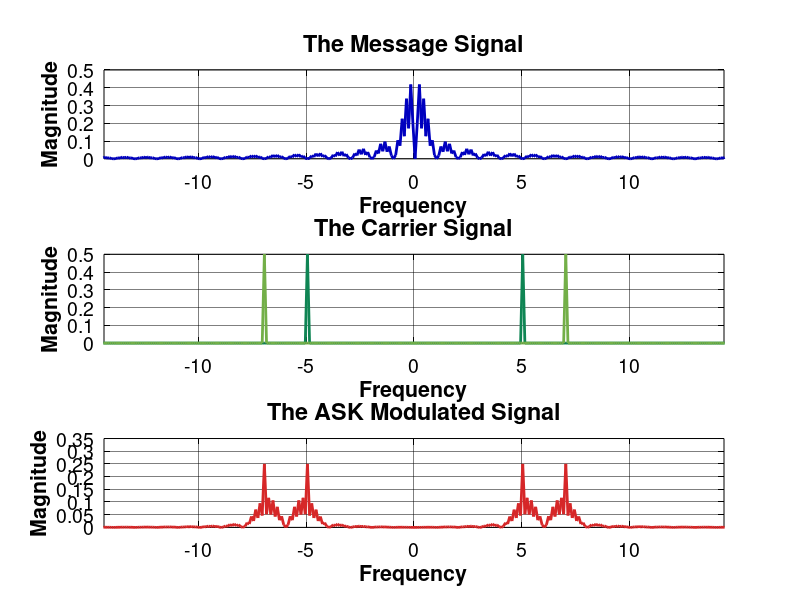
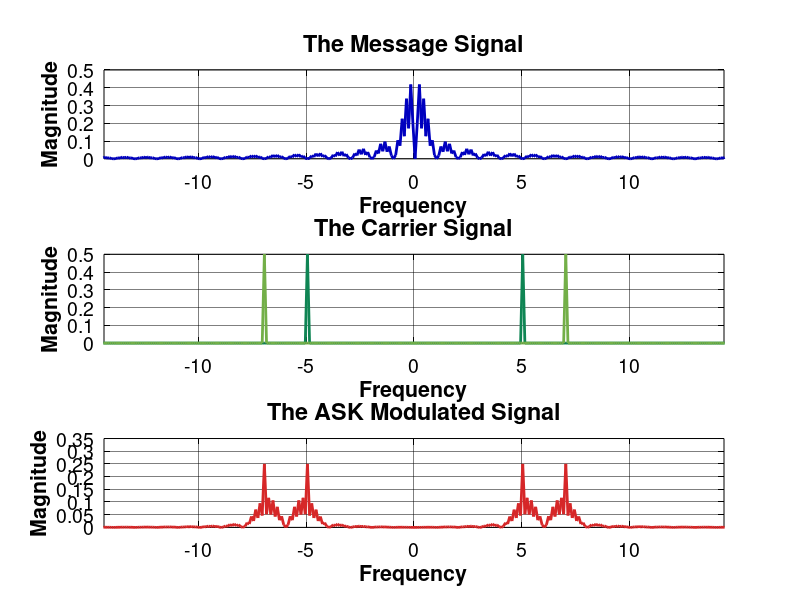
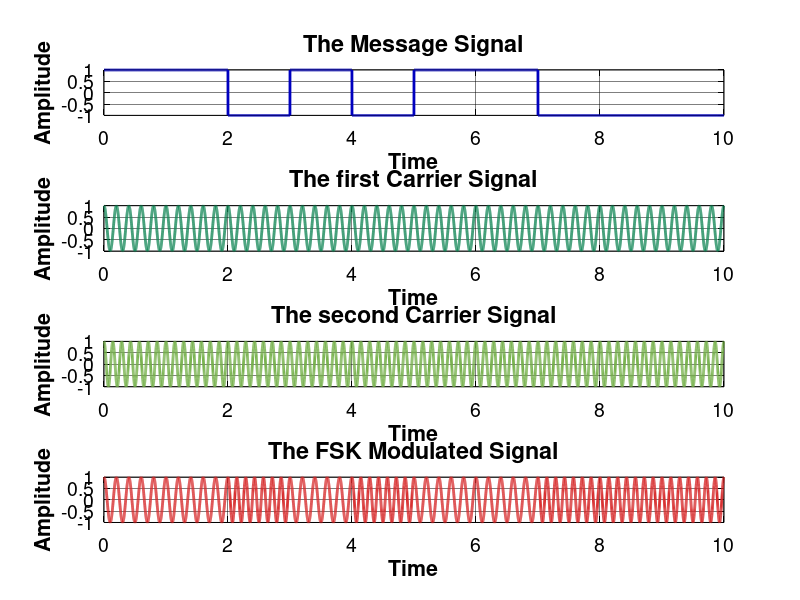
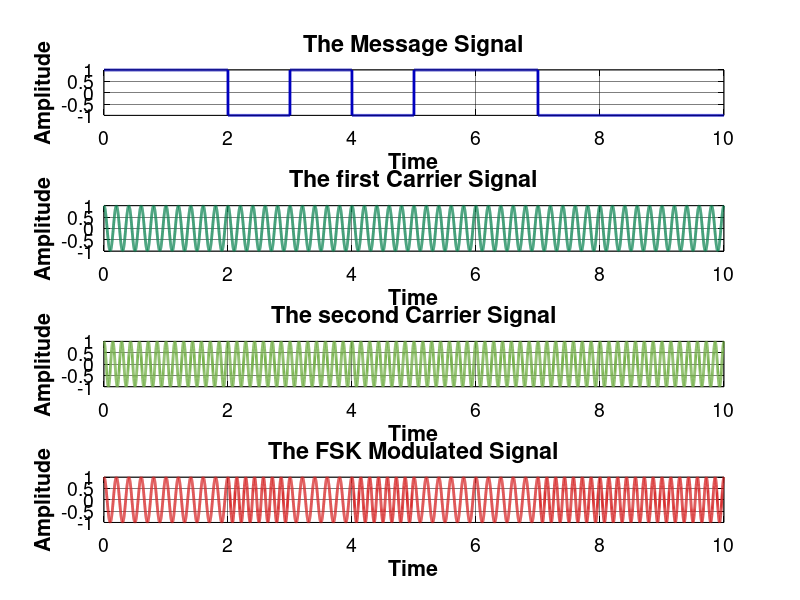

Here is the MATLAB script that generated these plots, in order:
%%%%%%%%%%%%%%%%%%%%%%%%%%%%%%%%%%%%%%%%%%%%%%%%%%%%%%%%%%%%%%%%
%         Illustrating Chapter 9 Digital Modulation :          %
%                                 FSK Modulation               %
%                                                              %
%        Book : Analog & Digital Communication Systems         %
%                   By: Dr.Farnaz Ghassemi                     %
%                          Chapter 9                           %
%                                                              %
%                                                              %
%   Version.1:             03/10/27---Dr.Ghassemi              %
%%%%%%%%%%%%%%%%%%%%%%%%%%%%%%%%%%%%%%%%%%%%%%%%%%%%%%%%%%%%%%%%
close all;
clear all;
clc;
colors=[0,0,0;                       %1-Black
        0,0,0.75;                    %2-Blue
        214/255,39/255,40/255;       %3-Red
        15/255,133/255,84/255;       %4-Green
        118/255,78/255,159/255;      %5-Purple
        225/255,124/255,5/255;       %6-Orange
        56/255,166/255,165/255;      %7-Light Blue
        204/255,80/255,62/255;       %8-Light Red
        115/255,175/255,72/255;      %9-Light Green
        237/255,173/255,8/255;       %10-Light Orange
        148/255,52/255,110/255;      %11-Light Purple
        70/255,0,114/255;            %12-Dark Blue
        0,0.5,0.25                   %13-Green
        ];
grayColor = [0.5, 0.5, 0.5];
marks={'-';'--';':';'-.'};

% Set Text Font
set(0, 'DefaultTextFontName', 'Helvetica', 'DefaultTextFontSize', 18, 'DefaultTextFontWeight', 'bold', 'DefaultTextColor', 'black');

% Set default properties for titles, labels, and axes
set(groot, 'DefaultAxesFontName', 'Helvetica'); % Default font for axes
set(groot, 'DefaultAxesFontSize', 12); % Default font size for axes
set(groot, 'DefaultAxesTitleFontWeight', 'bold'); % Default title weight (optional)

% Set default properties for title font specifically
set(groot, 'DefaultAxesTitleFontSizeMultiplier', 1.2); % Adjust title font size relative to axes font size
set(groot, 'DefaultTextFontName', 'Helvetica'); % Default font for text objects

% Set default properties for all axes
set(groot, 'DefaultAxesFontSize', 14); % Set font size for all axes' tick labels
set(groot, 'DefaultAxesFontName', 'Helvetica'); % Set font for all axes' tick labels
%set(groot, 'DefaultAxesFontWeight', 'bold'); % Set font weight for all axes' tick labels
set(groot, 'DefaultAxesXColor', 'black'); % Set X-axis color
set(groot, 'DefaultAxesYColor', 'black'); % Set Y-axis color

% Set default properties for axes
set(groot, 'DefaultAxesGridLineStyle', '-'); % Default grid line style
set(groot, 'DefaultAxesGridColor', [0 0 0]); % Default grid color (black)
set(groot, 'DefaultAxesGridAlpha', 0.5); % Default grid opacity (fully opaque)
set(groot, 'DefaultAxesLineWidth', 0.5); % Default axes line width (affects grid lines too)

% Box Style for Axe
set(groot, 'DefaultAxesBox', 'on'); % Default: 'on' means axes have a box

%%%%%%%%%%%%%%%%%%%%%%%%%%%%%%%%%%%%%%%%%%%%%%%%%%%%%%%%%%%%%%%%%%%%%%%%%%%
%                              DSB Modulation                                      %
%%%%%%%%%%%%%%%%%%%%%%%%%%%%%%%%%%%%%%%%%%%%%%%%%%%%%%%%%%%%%%%%%%%%%%%%%%%

t0=10;                               	% signal duration
ts=0.001;                            	% sampling interval
fs=1/ts;                             	% sampling frequency
t=[0:ts:t0-ts];                         % time vector
df=0.2;                              	% required frequency resolution



% message signal

p=[1 1 0 1 0 1 1 0 0 0];                % Message signal
m=[];
for i=1: length(p)
    m=[m,p(i)*ones(1,fs)];
end
m_n=m;%(m-mean(m))/max(abs(m));            % normalized message signal
M = fftshift(fft(m_n) / length(m_n));   % Fourier transform 
f = linspace(-fs/2, fs/2, length(M));	% frequency vector



% carrier signal
fc1=5;                              	% carrier frequency
c1=cos(2*pi*fc1.*t);                   	% carrier signal
C1 = fftshift(fft(c1) / length(c1));       % Fourier transform 

fc2=7;                              	% carrier frequency
c2=cos(2*pi*fc2.*t);                   	% carrier signal
C2 = fftshift(fft(c2) / length(c2));       % Fourier transform 

% DSB Modulated signal
u=[];
for i=1:length(p)
    if p(i)==1
        u=[u,ones(1,fs).*c1(1:fs)];                       % DSB Modulated signal
    else
        u=[u,ones(1,fs).*c2(1:fs)];                       % DSB Modulated signal
    end
end
U = fftshift(fft(u) / length(u));      % Fourier transform 

%%%%%%%%%%%%%%%%%%%%%%%%%%%%%%%%%%%%%%%%%%%%%%%%%%%%%%%%%%%%%%%%%%%%%%%%%%%
%                            Plot Figures                                 %
%%%%%%%%%%%%%%%%%%%%%%%%%%%%%%%%%%%%%%%%%%%%%%%%%%%%%%%%%%%%%%%%%%%%%%%%%%%
fp=(fc2+5)*1.2;

% Figure 1: Message Signal
figure
subplot(2,1,1)
plot(t*length(p),m,'Color', colors(2,:),'LineWidth', 2)
xlabel('Time')
ylabel('Amplitude')
title('The message signal')
grid on
subplot(2,1,2)
plot(f,abs(M),'Color', colors(2,:),'LineWidth', 2) 
xlabel('Frequency')
ylabel('Magnitude')
%title('Spectrum of the message signal')
xlim([-fp fp])
grid on
% Figure 2: Carrier Signal
figure
subplot(3,1,1)
plot(t*length(p),c1,'Color', colors(4,:),'LineWidth', 2)
%axis([0 t0 -1.2 1.2])
xlabel('Time')
ylabel('Amplitude')
title('The first carrier signal') 
grid on

subplot(3,1,2)
plot(t*length(p),c2,'Color', colors(9,:),'LineWidth', 2)
%axis([0 t0 -1.2 1.2])
xlabel('Time')
ylabel('Amplitude')
title('The second carrier signal') 
grid on
subplot(3,1,3)
plot(f,abs(C1),'Color', colors(4,:),'LineWidth', 2) 
hold on
plot(f,abs(C2),'Color', colors(9,:),'LineWidth', 2) 
xlabel('Frequency')
ylabel('Magnitude')
legend('First Carrier','Second Carrier')
%title('Spectrum of the message signal')
xlim([-fp fp])
grid on
% Figure 3: DSB Modulated Signal
figure
subplot(2,1,1)
plot(t*length(p),u,'Color', colors(3,:),'LineWidth', 2)
%axis([0 t0 -2 2])
xlabel('Time')
ylabel('Amplitude')
title('The FSK Modulated signal')
grid on
hold on
%plot(t,envelope(u(1:length(t))),'Color', colors(7,:),'LineStyle',marks{2},'LineWidth', 2)
%plot(t,envelope(u(1:length(t)))-mean(envelope(u(1:length(t)))),'Color', colors(12,:),'LineStyle',marks{2},'LineWidth', 2)
subplot(2,1,2)
plot(f,abs(U),'Color', colors(3,:),'LineWidth', 2) 
xlabel('Frequency')
ylabel('Magnitude')
%title('Spectrum of the message signal')
xlim([-fp fp])
grid on

% Figure 4: Time Signals
figure
subplot(4,1,1)
plot(t,m,'Color', colors(2,:),'LineWidth', 2)
xlabel('Time')
ylabel('Amplitude')
title('The Message Signal') 
grid on
subplot(4,1,2)
plot(t,c1,'Color', colors(4,:),'LineWidth', 2)
xlabel('Time')
ylabel('Amplitude')
title('The first Carrier Signal') 
grid on
subplot(4,1,3)
plot(t,c2,'Color', colors(9,:),'LineWidth', 2)
xlabel('Time')
ylabel('Amplitude')
title('The second Carrier Signal') 
grid on
subplot(4,1,4)
plot(t,u,'Color', colors(3,:),'LineWidth', 2)
xlabel('Time')
ylabel('Amplitude')
title('The FSK Modulated Signal')
grid on
hold on
% plot(t,envelope(u(1:length(t))),'Color', colors(7,:),'LineStyle',marks{2},'LineWidth', 2)
% plot(t,envelope(u(1:length(t)))-mean(envelope(u(1:length(t)))),'Color', colors(12,:),'LineStyle',marks{2},'LineWidth', 2)
% legend('Am Modulated Signal','Message Signal with DC Offset','Message Signal')

% Figure 5: Frequency Signals
figure
subplot(3,1,1)
plot(f,abs(M),'Color', colors(2,:),'LineWidth', 2) 
xlim([-fp fp])
xlabel('Frequency')
ylabel('Magnitude')
title('The Message Signal') 
grid on
subplot(3,1,2)
plot(f,abs(C1),'Color', colors(4,:),'LineWidth', 2) 
xlim([-fp fp])
hold on
plot(f,abs(C2),'Color', colors(9,:),'LineWidth', 2) 
xlim([-fp fp])

xlabel('Frequency')
ylabel('Magnitude')
title('The Carrier Signal') 
grid on
subplot(3,1,3)
plot(f,abs(U),'Color', colors(3,:),'LineWidth', 2) 
xlim([-fp fp])
xlabel('Frequency')
ylabel('Magnitude')
title('The ASK Modulated Signal')
grid on
hold on

%%%%%%%%%%%%%%%%%%%%%%%%%%%%%%%%%%%%%%%%%%%%%%%%%%%%%%%%%%%%%%%%%%%%%%%%%%%
%                           Bipolar FSK                                   %
%%%%%%%%%%%%%%%%%%%%%%%%%%%%%%%%%%%%%%%%%%%%%%%%%%%%%%%%%%%%%%%%%%%%%%%%%%%
% message signal

p=[1 1 -1 1 -1 1 1 -1 -1 -1];                % Message signal
m=[];
for i=1: length(p)
    m=[m,p(i)*ones(1,fs)];
end
m_n=m;%(m-mean(m))/max(abs(m));            % normalized message signal
M = fftshift(fft(m_n) / length(m_n));   % Fourier transform 
f = linspace(-fs/2, fs/2, length(M));	% frequency vector



% carrier signal
fc1=5;                              	% carrier frequency
c1=cos(2*pi*fc1.*t);                   	% carrier signal
C1 = fftshift(fft(c1) / length(c1));       % Fourier transform 

fc2=7;                              	% carrier frequency
c2=cos(2*pi*fc2.*t);                   	% carrier signal
C2 = fftshift(fft(c2) / length(c2));       % Fourier transform 

% DSB Modulated signal
u=[];
for i=1:length(p)
    if p(i)==1
        u=[u,ones(1,fs).*c1(1:fs)];                       % DSB Modulated signal
    else
        u=[u,ones(1,fs).*c2(1:fs)];                       % DSB Modulated signal
    end
end
U = fftshift(fft(u) / length(u));      % Fourier transform 

%%%%%%%%%%%%%%%%%%%%%%%%%%%%%%%%%%%%%%%%%%%%%%%%%%%%%%%%%%%%%%%%%%%%%%%%%%%
%                            Plot Figures                                 %
%%%%%%%%%%%%%%%%%%%%%%%%%%%%%%%%%%%%%%%%%%%%%%%%%%%%%%%%%%%%%%%%%%%%%%%%%%%
fp=(fc2+5)*1.2;

% Figure 1: Message Signal
figure
subplot(2,1,1)
plot(t*length(p),m,'Color', colors(2,:),'LineWidth', 2)
xlabel('Time')
ylabel('Amplitude')
title('The message signal')
grid on
subplot(2,1,2)
plot(f,abs(M),'Color', colors(2,:),'LineWidth', 2) 
xlabel('Frequency')
ylabel('Magnitude')
%title('Spectrum of the message signal')
xlim([-fp fp])
grid on
% Figure 2: Carrier Signal
figure
subplot(3,1,1)
plot(t*length(p),c1,'Color', colors(4,:),'LineWidth', 2)
%axis([0 t0 -1.2 1.2])
xlabel('Time')
ylabel('Amplitude')
title('The first carrier signal') 
grid on

subplot(3,1,2)
plot(t*length(p),c2,'Color', colors(9,:),'LineWidth', 2)
%axis([0 t0 -1.2 1.2])
xlabel('Time')
ylabel('Amplitude')
title('The second carrier signal') 
grid on
subplot(3,1,3)
plot(f,abs(C1),'Color', colors(4,:),'LineWidth', 2) 
hold on
plot(f,abs(C2),'Color', colors(9,:),'LineWidth', 2) 
xlabel('Frequency')
ylabel('Magnitude')
legend('First Carrier','Second Carrier')
%title('Spectrum of the message signal')
xlim([-fp fp])
grid on
% Figure 3: DSB Modulated Signal
figure
subplot(2,1,1)
plot(t*length(p),u,'Color', colors(3,:),'LineWidth', 2)
%axis([0 t0 -2 2])
xlabel('Time')
ylabel('Amplitude')
title('The FSK Modulated signal')
grid on
hold on
%plot(t,envelope(u(1:length(t))),'Color', colors(7,:),'LineStyle',marks{2},'LineWidth', 2)
%plot(t,envelope(u(1:length(t)))-mean(envelope(u(1:length(t)))),'Color', colors(12,:),'LineStyle',marks{2},'LineWidth', 2)
subplot(2,1,2)
plot(f,abs(U),'Color', colors(3,:),'LineWidth', 2) 
xlabel('Frequency')
ylabel('Magnitude')
%title('Spectrum of the message signal')
xlim([-fp fp])
grid on

% Figure 4: Time Signals
figure
subplot(4,1,1)
plot(t,m,'Color', colors(2,:),'LineWidth', 2)
xlabel('Time')
ylabel('Amplitude')
title('The Message Signal') 
grid on
subplot(4,1,2)
plot(t,c1,'Color', colors(4,:),'LineWidth', 2)
xlabel('Time')
ylabel('Amplitude')
title('The first Carrier Signal') 
grid on
subplot(4,1,3)
plot(t,c2,'Color', colors(9,:),'LineWidth', 2)
xlabel('Time')
ylabel('Amplitude')
title('The second Carrier Signal') 
grid on
subplot(4,1,4)
plot(t,u,'Color', colors(3,:),'LineWidth', 2)
xlabel('Time')
ylabel('Amplitude')
title('The FSK Modulated Signal')
grid on
hold on
% plot(t,envelope(u(1:length(t))),'Color', colors(7,:),'LineStyle',marks{2},'LineWidth', 2)
% plot(t,envelope(u(1:length(t)))-mean(envelope(u(1:length(t)))),'Color', colors(12,:),'LineStyle',marks{2},'LineWidth', 2)
% legend('Am Modulated Signal','Message Signal with DC Offset','Message Signal')

% Figure 5: Frequency Signals
figure
subplot(3,1,1)
plot(f,abs(M),'Color', colors(2,:),'LineWidth', 2) 
xlim([-fp fp])
xlabel('Frequency')
ylabel('Magnitude')
title('The Message Signal') 
grid on
subplot(3,1,2)
plot(f,abs(C1),'Color', colors(4,:),'LineWidth', 2) 
xlim([-fp fp])
hold on
plot(f,abs(C2),'Color', colors(9,:),'LineWidth', 2) 
xlim([-fp fp])

xlabel('Frequency')
ylabel('Magnitude')
title('The Carrier Signal') 
grid on
subplot(3,1,3)
plot(f,abs(U),'Color', colors(3,:),'LineWidth', 2) 
xlim([-fp fp])
xlabel('Frequency')
ylabel('Magnitude')
title('The ASK Modulated Signal')
grid on
hold on


%%%%%%%%%%%%%%%%%%%%%%%%%%%%%%%%%%%%%%%%%%%%%%%%%%%%%%%%%%%%%%%%%%%%%%%%%%%
%                            Save Figures                                 %
%%%%%%%%%%%%%%%%%%%%%%%%%%%%%%%%%%%%%%%%%%%%%%%%%%%%%%%%%%%%%%%%%%%%%%%%%%%
PM=cd;
FolderName = [PM,'\PNG\']   % Your destination folder
FigList = findobj(allchild(0), 'flat', 'Type', 'figure');
for iFig = 1:length(FigList)
  FigHandle = FigList(iFig);
  set(gcf, 'Position', [100, 100, 1200, 800]); % Set size again
  %FigName   = [num2str(iFig)]%;get(FigHandle, 'Name');
  FigName   = num2str(get(FigHandle, 'Number'))
  set(0, 'CurrentFigure', FigHandle);
  savefig(gcf, [FolderName, FigName, '.fig']);
  print(gcf, [FolderName, FigName, '.png'], '-dpng', '-r300');
  %close(gcf)
end
